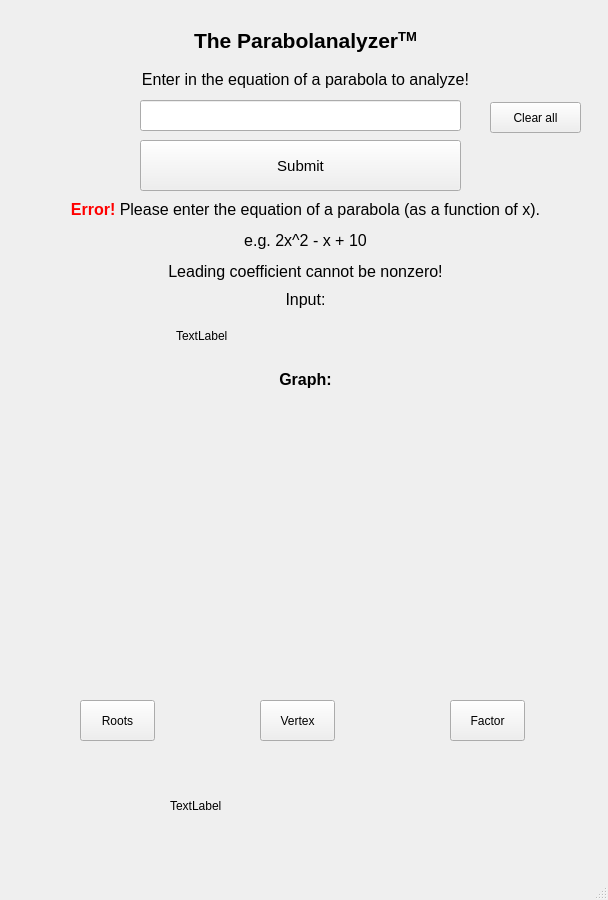
<?xml version="1.0" encoding="UTF-8"?>
<ui version="4.0">
 <class>MainWindow</class>
 <widget class="QMainWindow" name="MainWindow">
  <property name="geometry">
   <rect>
    <x>0</x>
    <y>0</y>
    <width>608</width>
    <height>900</height>
   </rect>
  </property>
  <property name="minimumSize">
   <size>
    <width>608</width>
    <height>900</height>
   </size>
  </property>
  <property name="maximumSize">
   <size>
    <width>608</width>
    <height>900</height>
   </size>
  </property>
  <property name="windowTitle">
   <string>MainWindow</string>
  </property>
  <widget class="QWidget" name="centralwidget">
   <widget class="QLabel" name="label_header">
    <property name="geometry">
     <rect>
      <x>0</x>
      <y>10</y>
      <width>611</width>
      <height>61</height>
     </rect>
    </property>
    <property name="text">
     <string>&lt;html&gt;&lt;head/&gt;&lt;body&gt;&lt;p align=&quot;center&quot;&gt;&lt;span style=&quot; font-size:16pt; font-weight:600;&quot;&gt;The Parabolanalyzer&lt;/span&gt;&lt;span style=&quot; font-size:16pt; font-weight:600; vertical-align:super;&quot;&gt;TM&lt;/span&gt;&lt;/p&gt;&lt;/body&gt;&lt;/html&gt;</string>
    </property>
   </widget>
   <widget class="QLabel" name="label_enterad">
    <property name="geometry">
     <rect>
      <x>0</x>
      <y>70</y>
      <width>611</width>
      <height>20</height>
     </rect>
    </property>
    <property name="text">
     <string>&lt;html&gt;&lt;head/&gt;&lt;body&gt;&lt;p align=&quot;center&quot;&gt;&lt;span style=&quot; font-size:12pt;&quot;&gt;Enter in the equation of a parabola to analyze!&lt;/span&gt;&lt;/p&gt;&lt;/body&gt;&lt;/html&gt;</string>
    </property>
   </widget>
   <widget class="QLabel" name="label_enterad_2">
    <property name="geometry">
     <rect>
      <x>0</x>
      <y>290</y>
      <width>611</width>
      <height>20</height>
     </rect>
    </property>
    <property name="text">
     <string>&lt;html&gt;&lt;head/&gt;&lt;body&gt;&lt;p align=&quot;center&quot;&gt;&lt;span style=&quot; font-size:12pt;&quot;&gt;Input:&lt;/span&gt;&lt;/p&gt;&lt;/body&gt;&lt;/html&gt;</string>
    </property>
   </widget>
   <widget class="QLabel" name="label_enterad_3">
    <property name="geometry">
     <rect>
      <x>0</x>
      <y>200</y>
      <width>611</width>
      <height>81</height>
     </rect>
    </property>
    <property name="text">
     <string>&lt;html&gt;&lt;head/&gt;&lt;body&gt;&lt;p align=&quot;center&quot;&gt;&lt;span style=&quot; font-size:12pt; font-weight:600; color:#ff0000;&quot;&gt;Error! &lt;/span&gt;&lt;span style=&quot; font-size:12pt;&quot;&gt;Please enter the equation of a parabola (as a function of x).&lt;/span&gt;&lt;/p&gt;&lt;p align=&quot;center&quot;&gt;&lt;span style=&quot; font-size:12pt;&quot;&gt;e.g. 2x^2 - x + 10&lt;/span&gt;&lt;/p&gt;&lt;p align=&quot;center&quot;&gt;&lt;span style=&quot; font-size:12pt;&quot;&gt;Leading coefficient cannot be nonzero!&lt;/span&gt;&lt;/p&gt;&lt;/body&gt;&lt;/html&gt;</string>
    </property>
   </widget>
   <widget class="QPushButton" name="pushButton_submit">
    <property name="geometry">
     <rect>
      <x>140</x>
      <y>140</y>
      <width>321</width>
      <height>51</height>
     </rect>
    </property>
    <property name="font">
     <font>
      <pointsize>11</pointsize>
     </font>
    </property>
    <property name="text">
     <string>Submit</string>
    </property>
   </widget>
   <widget class="QLabel" name="label_enterad_4">
    <property name="geometry">
     <rect>
      <x>0</x>
      <y>370</y>
      <width>611</width>
      <height>20</height>
     </rect>
    </property>
    <property name="text">
     <string>&lt;html&gt;&lt;head/&gt;&lt;body&gt;&lt;p align=&quot;center&quot;&gt;&lt;span style=&quot; font-size:12pt; font-weight:600;&quot;&gt;Graph:&lt;/span&gt;&lt;/p&gt;&lt;/body&gt;&lt;/html&gt;</string>
    </property>
   </widget>
   <widget class="QPushButton" name="pushButton_roots">
    <property name="geometry">
     <rect>
      <x>80</x>
      <y>700</y>
      <width>75</width>
      <height>41</height>
     </rect>
    </property>
    <property name="text">
     <string>Roots</string>
    </property>
   </widget>
   <widget class="QPushButton" name="pushButton_vertex">
    <property name="geometry">
     <rect>
      <x>260</x>
      <y>700</y>
      <width>75</width>
      <height>41</height>
     </rect>
    </property>
    <property name="text">
     <string>Vertex</string>
    </property>
   </widget>
   <widget class="QPushButton" name="pushButton_factor">
    <property name="geometry">
     <rect>
      <x>450</x>
      <y>700</y>
      <width>75</width>
      <height>41</height>
     </rect>
    </property>
    <property name="text">
     <string>Factor</string>
    </property>
   </widget>
   <widget class="QPushButton" name="pushButton_clear">
    <property name="geometry">
     <rect>
      <x>490</x>
      <y>102</y>
      <width>91</width>
      <height>31</height>
     </rect>
    </property>
    <property name="text">
     <string>Clear all</string>
    </property>
   </widget>
   <widget class="QLabel" name="label_input">
    <property name="geometry">
     <rect>
      <x>176</x>
      <y>310</y>
      <width>261</width>
      <height>51</height>
     </rect>
    </property>
    <property name="text">
     <string>TextLabel</string>
    </property>
   </widget>
   <widget class="QLabel" name="label_graph">
    <property name="geometry">
     <rect>
      <x>86</x>
      <y>410</y>
      <width>431</width>
      <height>271</height>
     </rect>
    </property>
    <property name="text">
     <string>&lt;html&gt;&lt;head/&gt;&lt;body&gt;&lt;p&gt;&lt;img src=&quot;:/images/graph.png&quot;/&gt;&lt;/p&gt;&lt;/body&gt;&lt;/html&gt;</string>
    </property>
   </widget>
   <widget class="QLabel" name="label_computation">
    <property name="geometry">
     <rect>
      <x>170</x>
      <y>780</y>
      <width>261</width>
      <height>51</height>
     </rect>
    </property>
    <property name="text">
     <string>TextLabel</string>
    </property>
   </widget>
   <widget class="QLineEdit" name="lineEdit">
    <property name="geometry">
     <rect>
      <x>140</x>
      <y>100</y>
      <width>321</width>
      <height>31</height>
     </rect>
    </property>
   </widget>
  </widget>
  <widget class="QStatusBar" name="statusbar"/>
 </widget>
 <resources>
  <include location="images.qrc"/>
 </resources>
 <connections/>
</ui>
